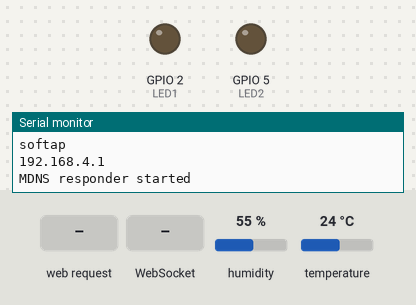
Bench run of a sketch on a simulated ESP32. On the bench: output pins drawn as LEDs (lit = HIGH), the last lines printed to the serial monitor. The test bench sets the inputs (shaded band); at power-on: humidity 55 %, temperature 24 °C. Storage starts empty.

Above: at 1.2 s.
1.3 s: HTTP request GET /led1/on received
At 2.5 s:
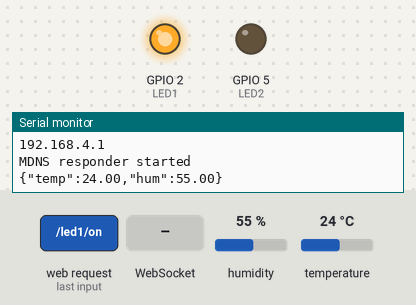
2.8 s: WebSocket text "0" received
At 4.2 s:
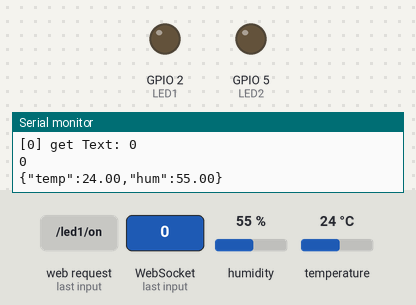
Timing chart, 0 to 5.8 s (numbered marks = the images above; inputs shaded):
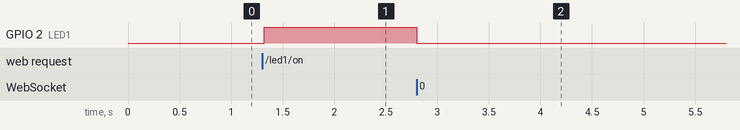

The sketch:

WebSocketESP32.ino
```cpp
#ifdef ESP8266
#include <ESP8266WiFi.h>
#include <ESP8266mDNS.h>
#elif defined(ESP32)
#include <WiFi.h>
#include <ESPmDNS.h>
#else
#error "Board not found"
#endif

#include <WebSocketsServer.h>
#include <SPIFFS.h>
#include <ArduinoJson.h>
#include <DHT.h>
#include <Ticker.h> //https://github.com/sstaub/Ticker

#define DHTPIN 4
#define LED1 2
#define LED2 5

#define DHTTYPE    DHT11
DHT dht(DHTPIN, DHTTYPE);

void send_sensor();

Ticker timer;

char webpage[] PROGMEM = R"=====(

<!DOCTYPE html>
<html lang="en">
<head>
    <meta charset="UTF-8">
    <meta name="viewport" content="width=device-width, initial-scale=1.0">
    <title>ESP32 Web Server</title>
    <script src="/raphael-min.js"></script>
    <script src="/justgage.min.js"></script>
    <script src="/Chart.js"></script>
    <script src="/Chart.min.js"></script>

<style>
        #heading{
            height: 18vh;
            width: auto;
            /* align-self: auto; */
            display: block;
            margin-left: none;
        }
        h1 {
            color: wheat;
            outline: rgb(255, 255, 136);
            /* display: flex;  */\
            font-size: 3em;
            margin-left: none;
            font-family: Candara;
            margin-right: 60vw;
            margin-top: 1vh;
        }
        body {
            text-align: center;
            /* background: #000000; */
            background-image: url("/bc.jpg");
        }
        .wrapper{
            position: relative;
            top: -75px;
            height: 50vh;
            width: 50vw;
            display: flex;
            flex-direction: column;
            justify-content: center;
            align-items: center;
            margin-top: 20vh;

        }
        .Buttons{
            height: 10vw;
            width: 50vw;
            display: flex;
            flex-direction: row;
            justify-content: center;
            align-items: center;

        }
        .circle{
            width: auto;
            height: auto;
            background: gray;
            border-radius: 30px;
            padding:5px;
            border-radius: 34px;
            position: relative;
        }
        .switch {
        position: relative;
        display: inline-block;
        width: 60px;
        height: 34px;
        color:aliceblue;
        border-radius: 20px;
        }

        /* Hide default HTML checkbox */
        .switch input {
        opacity: 0;
        width: 0;
        height: 0;
        }
        .circle:before {
        border-radius: 50%;
        }
        .circle {
        position: absolute;
        cursor: pointer;
        top: 0;
        left: 0;
        right: 0;
        bottom: 0;
        background-color: #ccc;
        -webkit-transition: .4s;
        transition: .4s;
        }
        .switch:hover {
            box-shadow: 0 0 10px cyan, 0 0 20px cyan, 0 0 40px cyan, 0 0 80px cyan; /* Neon effect */
            border-radius: 50%;
        }
        .circle:before {
        position: absolute;
        content: "";
        height: 26px;
        width: 26px;
        left: 5px;
        bottom: 4px;
        background-color: white;
        -webkit-transition: .3s;
        transition: .3s;
        top: 0.4vh;
        margin-bottom: auto;
        align-self: center;
        }

        input:checked + .circle {
        background-color: #d220ff;
        border: 2vh;
        border-color: #db4dff;
        }

        input:focus + .circle {
        box-shadow: 0 0 1px #2196F3;
        }

        input:checked + .circle:before {
        -webkit-transform: translateX(24px);
        -ms-transform: translateX(24px);
        transform: translateX(24px);
        }
        .head{
            color: wheat;
            font-size: 5vh;
            font-family: 'Segoe UI', Tahoma, Geneva, Verdana, sans-serif;
            display: block;
            margin: 1.5vh;
            margin-left: 2vw;

        }
        .head2{
            color: wheat;
            font-size: 5vh;
            font-family: 'Segoe UI', Tahoma, Geneva, Verdana, sans-serif;
            display: block;
            margin: 1vw;
            margin-left: 6vw;
        }
        .gauge-container {
            display: inline-block;
            margin: 10px;
        }

        h3{
          color: white;
          font-family: 'Segoe UI', Tahoma, Geneva, Verdana, sans-serif;
        }


        .gauge-container {
        display: inline-block;
        margin: 10px;
        transition: box-shadow 0.3s ease; /* Add smooth transition on box-shadow */
        border-radius: 50%;
        }

        .gauge-container:hover {
            box-shadow: 0 0 10px cyan, 0 0 20px cyan, 0 0 40px cyan, 0 0 80px cyan; /* Neon effect */
            border-radius: 50%;
        }
        .chart-container{
          position: relative;
          top: 190px;
          left: 150px;
          height: fit-content;
        }
        .chart-container:hover{
          transition: box-shadow 0.3s ease;
          transform: scale(1.2);
          top:225px;
          box-shadow: 0 0 10px cyan, 0 0 20px cyan, 0 0 40px cyan, 0 0 80px cyan; /* Neon effect */
          border-radius: 5px;
          height: fit-content;
        }
        #temp_gauge text{
          fill: white;
        }
        #hum_gauge text{
          fill: white;
        }
        #heading-lnf{
          font-size: 20vh;
        }
        #gauge-div{
          margin
        }
        #main-content{
          display: flex;
        }
    </style>
</head>
<body id="body" style="background-image: url('bc.jpg'); background-size: cover;">
    <section id="heading">
        <h1 id="heading-lnf">LostAndFound</h1>
    </section>
    <div id="main-content">
    <div class="wrapper">
        <div class="gauge">
            <span class="gola"></span>
        </div>
        <div class="Buttons">
            <h2 class="head">Switch 1: </h2>
            <label class="switch">
                <input type="checkbox" onchange="handleSwitch1Change(this)">
                <span class="circle"></span>
            </label>
            <h2 class="head2">Switch 2: </h2>
            <label class="switch">
                <input type="checkbox" onchange="handleSwitch2Change(this)">
                <span class="circle"></span>
            </label>
        </div>
         <div style="text-align: center;" id="guage-div">
                <!-- Temperature Gauge -->
                <div class="gauge-container">
                    <h3>Temperature</h3>
                    <div id="temp_gauge"></div>
                    <h3 id="temp_value" style="display: inline-block;">0</h3>
                </div>
                <!-- Humidity Gauge -->
                <div class="gauge-container">
                    <h3>Humidity</h3>
                    <div id="hum_gauge"></div>
                    <h3 id="hum_value" style="display: inline-block;">0</h3>

                </div>
        </div>
    </div>
    <div class="chart-container">
<canvas id="temp_chart" width="600" height="300" style="background-color: white;"></canvas>
    </div>
    </div>
</body>
<script>
    var connection = new WebSocket('ws://' + location.hostname + ':81/');

    var button_1_status = 0;
    var button_2_status = 0;
    var temp_data = 0;
    var hum_data = 0;

      var temp_gauge = new JustGage({
        id: "temp_gauge",
        value: 0,
        min: 0,
        max: 100,
        title: "Temperature",
        label: "°C",
        gaugeWidthScale: 0.3,
        counter: true,
        formatNumber: true,
        pointer: true,
        pointerOptions: {
            toplength: -10,
            bottomlength: 10,
            bottomwidth: 8,
            color: 'cyan' // Set the pointer color to cyan
        },
        customSectors: [
            // ... (rest of the code)
        ],
    });

    // Create and initialize humidity gauge
    var hum_gauge = new JustGage({
        id: "hum_gauge",
        value: 0,
        min: 0,
        max: 100,
        title: "Humidity",
        label: "%",
        gaugeWidthScale: 0.3,
        counter: true,
        formatNumber: true,
        pointer: true,
        pointerOptions: {
            toplength: -10,
            bottomlength: 10,
            bottomwidth: 8,
            color: 'cyan' // Set the pointer color to cyan
        },
        customSectors: [
            // ... (rest of the code)
        ],
    });

var temperatureData = [];
var humidityData = [];
var timeLabels = [];
var canvas = document.getElementById('temp_chart');
var ctx = canvas.getContext('2d');

function updateTemperatureChart() {
  // Clear the canvas before drawing
  ctx.clearRect(0, 0, canvas.width, canvas.height);

  // Draw the graph background
  ctx.fillStyle = 'white';
  ctx.fillRect(0, 0, canvas.width, canvas.height);

  // Draw the X-axis (time)
  ctx.beginPath();
  ctx.moveTo(50, canvas.height - 30);
  ctx.lineTo(canvas.width - 30, canvas.height - 30);
  ctx.strokeStyle = 'black';
  ctx.lineWidth = 2;
  ctx.stroke();

  // Draw the Y-axis (temperature)
  ctx.beginPath();
  ctx.moveTo(50, 30);
  ctx.lineTo(50, canvas.height - 30);
  ctx.strokeStyle = 'black';
  ctx.lineWidth = 2;
  ctx.stroke();

  // Draw the tick marks and labels on the Y-axis (temperature)
  for (var temp = 0; temp <= 100; temp += 20) {
    var y = canvas.height - 30 - (temp * (canvas.height - 60) / 100);
    ctx.beginPath();
    ctx.moveTo(45, y);
    ctx.lineTo(50, y);
    ctx.strokeStyle = 'black';
    ctx.lineWidth = 1;
    ctx.stroke();

    ctx.fillStyle = 'black';
    ctx.font = '12px Arial';
    ctx.fillText(temp + '°C', 10, y + 5);
  }

  // Draw the temperature graph
  ctx.beginPath();
  ctx.strokeStyle = 'red';
  ctx.lineWidth = 2;

  for (var i = 0; i < temperatureData.length; i++) {
    var x = i * (canvas.width - 80) / temperatureData.length + 50;
    var y = canvas.height - 30 - (temperatureData[i] * (canvas.height - 60) / 100);

    if (i === 0) {
      ctx.moveTo(x, y);
    } else {
      ctx.lineTo(x, y);
    }
  }

  ctx.stroke();

  // Draw the humidity graph
  ctx.beginPath();
  ctx.strokeStyle = 'blue';
  ctx.lineWidth = 2;

  for (var i = 0; i < humidityData.length; i++) {
    var x = i * (canvas.width - 80) / humidityData.length + 50;
    var y = canvas.height - 30 - (humidityData[i] * (canvas.height - 60) / 100);

    if (i === 0) {
      ctx.moveTo(x, y);
    } else {
      ctx.lineTo(x, y);
    }
  }

  ctx.stroke();

  // Update the time labels
  ctx.fillStyle = 'black';
  ctx.font = '12px Arial';
  ctx.fillText(timeLabels[timeLabels.length - 1], canvas.width - 80, canvas.height - 10);
  ctx.fillText(timeLabels[0], 50, canvas.height - 10);
}

// Call the function once to initialize the graph
updateTemperatureChart();


    // WebSocket onmessage function
  connection.onmessage = function (event) {
  var full_data = event.data;
  console.log(full_data);
  var data = JSON.parse(full_data);
  temp_data = parseFloat(data.temp); // Convert to float if necessary
  hum_data = parseFloat(data.hum); // Convert to float if necessary

  // Update temperature gauge value and label
  temp_gauge.refresh(temp_data);
  document.getElementById("temp_value").innerHTML = temp_data;

  // Update humidity gauge value and label
  hum_gauge.refresh(hum_data);
  document.getElementById("hum_value").innerHTML = hum_data;

  // Update temperature chart data
  temperatureData.push(temp_data);
  var currentTime = new Date().toLocaleTimeString();
  timeLabels.push(currentTime);

  // Ensure only the last 10 temperature data points are shown on the chart
  if (temperatureData.length > 10) {
    temperatureData.shift();
    timeLabels.shift();
  }

  console.log("Updated temperatureData:", temperatureData);
  console.log("Updated timeLabels:", timeLabels);

  // Update the chart with the new data
  updateTemperatureChart();
};

  // Wait for the DOM to load completely before setting up the charts

    function button_1_on() {
        button_1_status = 1;
        console.log("LED 1 is ON");
        send_data();
    }

    function button_1_off() {
        button_1_status = 0;
        console.log("LED 1 is OFF");
        send_data();
    }

    function button_2_on() {
        button_2_status = 1;
        console.log("LED 2 is ON");
        send_data();
    }

    function button_2_off() {
        button_2_status = 0;
        console.log("LED 2 is OFF");
        send_data();
    }

    function send_data() {
        var full_data = '{"LED1":' + button_1_status + ',"LED2":' + button_2_status + '}';
        connection.send(full_data);
    }

    function handleSwitch1Change(checkbox) {
        if (checkbox.checked) {
            button_1_on();
        } else {
            button_1_off();
        }
    }

    function handleSwitch2Change(checkbox) {
        if (checkbox.checked) {
            button_2_on();
        } else {
            button_2_off();
        }
    }
</script>
</html>


)=====";

// ipaddress/led1/on
//ipaddress/led1/off

// ipaddress/led2/on
//ipaddress/led2/off
#include <ESPAsyncWebServer.h>

AsyncWebServer server(80); // server port 80
WebSocketsServer websockets(81);

void notFound(AsyncWebServerRequest *request)
{
  request->send(404, "text/plain", "Page Not found");
}


void webSocketEvent(uint8_t num, WStype_t type, uint8_t * payload, size_t length) {

  switch (type)
  {
    case WStype_DISCONNECTED:
      Serial.printf("[%u] Disconnected!\n", num);
      break;
    case WStype_CONNECTED: {
        IPAddress ip = websockets.remoteIP(num);
        Serial.printf("[%u] Connected from %d.%d.%d.%d url: %s\n", num, ip[0], ip[1], ip[2], ip[3], payload);
      }
      break;
    case WStype_TEXT:
      Serial.printf("[%u] get Text: %s\n", num, payload);
      String message = String((char*)( payload));
      Serial.println(message);


     DynamicJsonDocument doc(200);
    // deserialize the data
    DeserializationError error = deserializeJson(doc, message);
    // parse the parameters we expect to receive (TO-DO: error handling)
      // Test if parsing succeeds.
  if (error) {
    Serial.print("deserializeJson() failed: ");
    Serial.println(error.c_str());
    return;
  }

  int LED1_status = doc["LED1"];
  int LED2_status = doc["LED2"];
  digitalWrite(LED1,LED1_status);
  digitalWrite(LED2,LED2_status);


  }
}
#include <FS.h> // Include the FS.h library to access SPIFFS

void setup(void)
{

  Serial.begin(115200);
  pinMode(LED1,OUTPUT);
  pinMode(LED2,OUTPUT);
  dht.begin();

  WiFi.softAP("JjESP", "");
  Serial.println("softap");
  Serial.println("");
  Serial.println(WiFi.softAPIP());


  if (MDNS.begin("ESP")) { //esp.local/
    Serial.println("MDNS responder started");
  }


  if (!SPIFFS.begin(true)) {
    Serial.println("An error occurred while mounting SPIFFS");
    return;
  }
  server.on("/", [](AsyncWebServerRequest * request)
  {

  request->send_P(200, "text/html", webpage);
  });

   server.on("/led1/on", HTTP_GET, [](AsyncWebServerRequest * request)
  {
    digitalWrite(LED1,HIGH);
  request->send_P(200, "text/html", webpage);
  });

  server.onNotFound(notFound);
  server.on("/", [](AsyncWebServerRequest *request)
  {
    // Serve the HTML page with the background image
    request->send(SPIFFS, "/index.html", "text/html");
  });
   server.on("/raphael-min.js", HTTP_GET, [](AsyncWebServerRequest *request) {
        request->send(SPIFFS, "/raphael-min.js", "text/javascript");
    });

    server.on("/justgage.min.js", HTTP_GET, [](AsyncWebServerRequest *request) {
        request->send(SPIFFS, "/justgage.min.js", "text/javascript");
    });
    server.on("/Chart.js", HTTP_GET, [](AsyncWebServerRequest *request) {
        request->send(SPIFFS, "/Chart.js", "text/javascript");
    });
    server.on("/Chart.min.js", HTTP_GET, [](AsyncWebServerRequest *request) {
        request->send(SPIFFS, "/Chart.min.js", "text/javascript");
    });
  server.on("/bc.jpg", HTTP_GET, [](AsyncWebServerRequest *request) {
    request->send(SPIFFS, "/bc.jpg", "image/jpeg");
  });
  server.begin();  // it will start webserver
  websockets.begin();
  websockets.onEvent(webSocketEvent);
  timer.attach(2,send_sensor);

}


void loop(void)
{
 websockets.loop();
}

void send_sensor()
{
    // Sensor readings may also be up to 2 seconds 'old' (its a very slow sensor)
  float h = dht.readHumidity();
  // Read temperature as Celsius (the default)
  float t = dht.readTemperature();

    if (isnan(h) || isnan(t) ) {
    Serial.println(F("Failed to read from DHT sensor!"));
    return;
  }
  // JSON_Data = {"temp":t,"hum":h}
  String JSON_Data = "{\"temp\":";
         JSON_Data += t;
         JSON_Data += ",\"hum\":";
         JSON_Data += h;
         JSON_Data += "}";
   Serial.println(JSON_Data);
  websockets.broadcastTXT(JSON_Data);
}
```

Measured:
- after the input at 1.3 s, GPIO 2 (LED1): LOW → HIGH at once
- after the input at 2.8 s, GPIO 2 (LED1): HIGH → LOW at once
